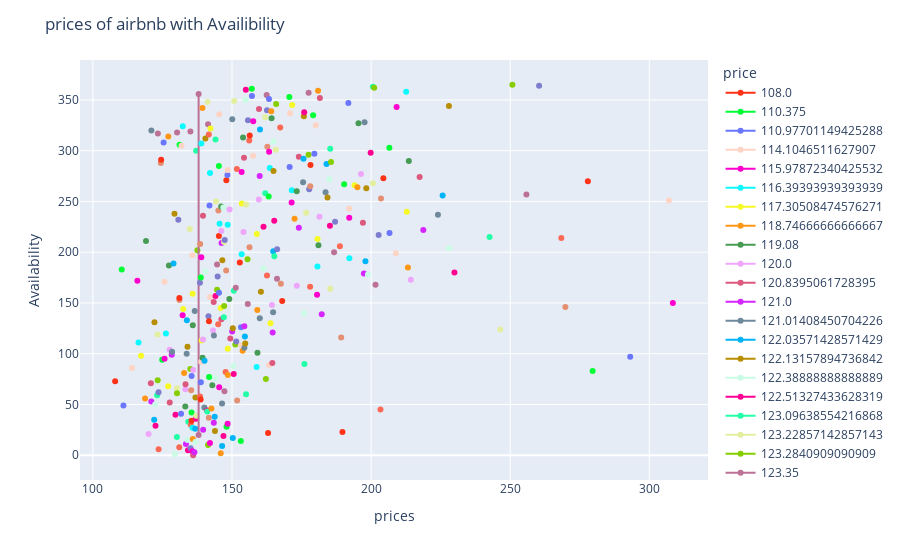

Notebook source saved alongside this figure:
### Markdown cell above
The data show that '17533' airbnb are not available whole year and '1295' airbnb are available 365 days and average airbnbs are available '45' days in year

### Code cell
type_gas = df.groupby(['availability_365'])['price'].mean().reset_index().sort_values(by="price")
fig = px.line(type_gas,
                   x='price', y = "availability_365", 
                   color = "price", color_discrete_sequence=px.colors.qualitative.Light24)
fig.update_traces(mode='markers+lines')
fig.update_layout(
    title="prices of airbnb with Availibility",
    xaxis_title="prices",
    yaxis_title="Availability")
fig.show()
